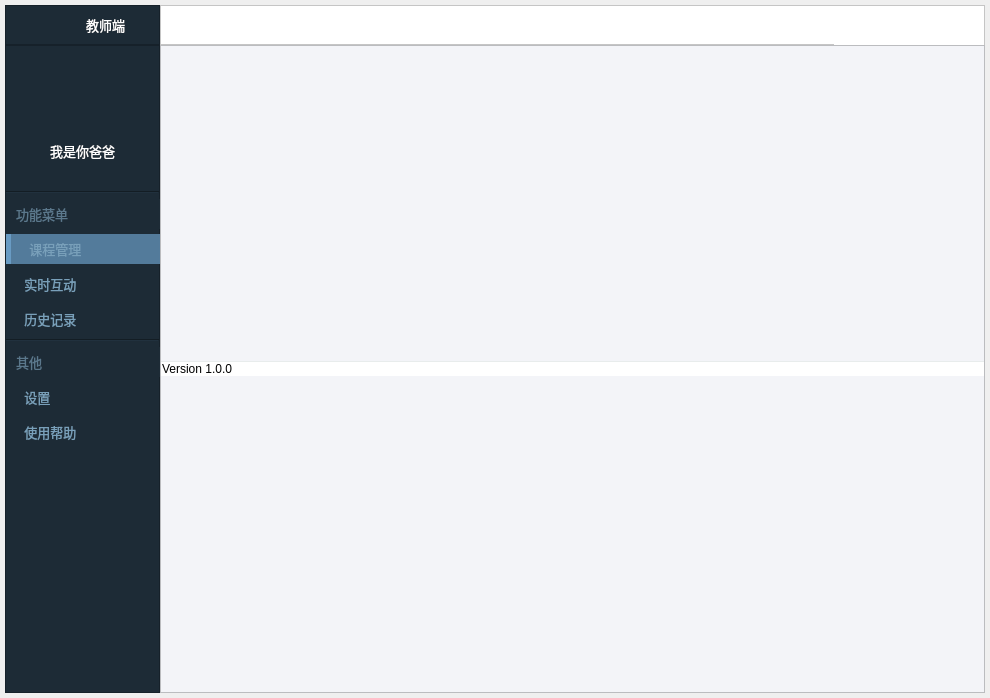
<?xml version="1.0" encoding="UTF-8"?>
<ui version="4.0">
 <class>TeacherMainWindow</class>
 <widget class="QMainWindow" name="TeacherMainWindow">
  <property name="geometry">
   <rect>
    <x>0</x>
    <y>0</y>
    <width>990</width>
    <height>698</height>
   </rect>
  </property>
  <property name="minimumSize">
   <size>
    <width>990</width>
    <height>698</height>
   </size>
  </property>
  <property name="maximumSize">
   <size>
    <width>16777215</width>
    <height>16777215</height>
   </size>
  </property>
  <property name="baseSize">
   <size>
    <width>990</width>
    <height>698</height>
   </size>
  </property>
  <property name="windowTitle">
   <string>MainWindow</string>
  </property>
  <widget class="QWidget" name="centralwidget">
   <property name="styleSheet">
    <string notr="true">QWidget#centralwidget {
	/*border-image可以平铺（即可拉伸）*/
	border-image: url(:/shadow/Resources/material/shadow/980x680_shadow.png);
}</string>
   </property>
   <layout class="QGridLayout" name="gridLayout">
    <property name="leftMargin">
     <number>5</number>
    </property>
    <property name="topMargin">
     <number>5</number>
    </property>
    <property name="rightMargin">
     <number>5</number>
    </property>
    <property name="bottomMargin">
     <number>5</number>
    </property>
    <property name="spacing">
     <number>0</number>
    </property>
    <item row="0" column="0">
     <layout class="QGridLayout" name="gridLayout_2">
      <property name="spacing">
       <number>0</number>
      </property>
      <item row="0" column="0">
       <widget class="QFrame" name="title_logo_bar">
        <property name="minimumSize">
         <size>
          <width>155</width>
          <height>40</height>
         </size>
        </property>
        <property name="maximumSize">
         <size>
          <width>155</width>
          <height>40</height>
         </size>
        </property>
        <property name="styleSheet">
         <string notr="true">QFrame {
	background-color: #1D2B36;
	border-bottom: 1px solid #131D24;
}</string>
        </property>
        <property name="frameShape">
         <enum>QFrame::StyledPanel</enum>
        </property>
        <property name="frameShadow">
         <enum>QFrame::Raised</enum>
        </property>
        <layout class="QHBoxLayout" name="horizontalLayout">
         <property name="spacing">
          <number>0</number>
         </property>
         <property name="leftMargin">
          <number>0</number>
         </property>
         <property name="topMargin">
          <number>0</number>
         </property>
         <property name="rightMargin">
          <number>0</number>
         </property>
         <property name="bottomMargin">
          <number>0</number>
         </property>
         <item>
          <spacer name="horizontalSpacer">
           <property name="orientation">
            <enum>Qt::Horizontal</enum>
           </property>
           <property name="sizeHint" stdset="0">
            <size>
             <width>40</width>
             <height>20</height>
            </size>
           </property>
          </spacer>
         </item>
         <item>
          <widget class="QLabel" name="logo">
           <property name="minimumSize">
            <size>
             <width>42</width>
             <height>20</height>
            </size>
           </property>
           <property name="maximumSize">
            <size>
             <width>42</width>
             <height>20</height>
            </size>
           </property>
           <property name="styleSheet">
            <string notr="true">QLabel {
	background: none;
}</string>
           </property>
           <property name="text">
            <string/>
           </property>
           <property name="pixmap">
            <pixmap resource="../../Status.qrc">:/logo/Resources/material/logo/logo.png</pixmap>
           </property>
           <property name="scaledContents">
            <bool>true</bool>
           </property>
          </widget>
         </item>
         <item>
          <spacer name="horizontalSpacer_3">
           <property name="orientation">
            <enum>Qt::Horizontal</enum>
           </property>
           <property name="sizeType">
            <enum>QSizePolicy::Fixed</enum>
           </property>
           <property name="sizeHint" stdset="0">
            <size>
             <width>5</width>
             <height>20</height>
            </size>
           </property>
          </spacer>
         </item>
         <item>
          <widget class="QLabel" name="client_type_text">
           <property name="font">
            <font>
             <family>微软雅黑</family>
             <pointsize>10</pointsize>
            </font>
           </property>
           <property name="styleSheet">
            <string notr="true">QLabel {
	background: none;
	color: #ffffff;
}</string>
           </property>
           <property name="text">
            <string>教师端</string>
           </property>
           <property name="alignment">
            <set>Qt::AlignCenter</set>
           </property>
          </widget>
         </item>
         <item>
          <spacer name="horizontalSpacer_2">
           <property name="orientation">
            <enum>Qt::Horizontal</enum>
           </property>
           <property name="sizeHint" stdset="0">
            <size>
             <width>40</width>
             <height>20</height>
            </size>
           </property>
          </spacer>
         </item>
        </layout>
       </widget>
      </item>
      <item row="1" column="0">
       <widget class="QFrame" name="nav_bar">
        <property name="sizePolicy">
         <sizepolicy hsizetype="Expanding" vsizetype="Expanding">
          <horstretch>0</horstretch>
          <verstretch>0</verstretch>
         </sizepolicy>
        </property>
        <property name="minimumSize">
         <size>
          <width>155</width>
          <height>638</height>
         </size>
        </property>
        <property name="maximumSize">
         <size>
          <width>155</width>
          <height>16777215</height>
         </size>
        </property>
        <property name="styleSheet">
         <string notr="true">QFrame {
	background-color: #1D2B36;
}</string>
        </property>
        <property name="frameShape">
         <enum>QFrame::StyledPanel</enum>
        </property>
        <property name="frameShadow">
         <enum>QFrame::Raised</enum>
        </property>
        <layout class="QVBoxLayout" name="verticalLayout">
         <property name="spacing">
          <number>5</number>
         </property>
         <property name="leftMargin">
          <number>0</number>
         </property>
         <property name="topMargin">
          <number>0</number>
         </property>
         <property name="rightMargin">
          <number>0</number>
         </property>
         <property name="bottomMargin">
          <number>0</number>
         </property>
         <item alignment="Qt::AlignHCenter">
          <widget class="QLabel" name="user_pic">
           <property name="minimumSize">
            <size>
             <width>90</width>
             <height>90</height>
            </size>
           </property>
           <property name="maximumSize">
            <size>
             <width>90</width>
             <height>90</height>
            </size>
           </property>
           <property name="styleSheet">
            <string notr="true">QLabel {
	background: none;
}</string>
           </property>
           <property name="text">
            <string/>
           </property>
           <property name="pixmap">
            <pixmap resource="../../Status.qrc">:/pic/Resources/material/pic/teacher.png</pixmap>
           </property>
           <property name="scaledContents">
            <bool>true</bool>
           </property>
          </widget>
         </item>
         <item>
          <widget class="QLabel" name="username_text">
           <property name="font">
            <font>
             <family>微软雅黑</family>
             <pointsize>10</pointsize>
            </font>
           </property>
           <property name="styleSheet">
            <string notr="true">QLabel {
	color: #ffffff;
	background: none;
}</string>
           </property>
           <property name="text">
            <string>我是你爸爸</string>
           </property>
           <property name="alignment">
            <set>Qt::AlignCenter</set>
           </property>
          </widget>
         </item>
         <item alignment="Qt::AlignHCenter">
          <widget class="QPushButton" name="logout_btn">
           <property name="minimumSize">
            <size>
             <width>20</width>
             <height>20</height>
            </size>
           </property>
           <property name="maximumSize">
            <size>
             <width>20</width>
             <height>20</height>
            </size>
           </property>
           <property name="cursor">
            <cursorShape>PointingHandCursor</cursorShape>
           </property>
           <property name="styleSheet">
            <string notr="true">QPushButton {
	border: none;
}</string>
           </property>
           <property name="text">
            <string/>
           </property>
           <property name="icon">
            <iconset resource="../../Status.qrc">
             <normaloff>:/button/Resources/material/button/logout.png</normaloff>:/button/Resources/material/button/logout.png</iconset>
           </property>
           <property name="iconSize">
            <size>
             <width>10</width>
             <height>15</height>
            </size>
           </property>
          </widget>
         </item>
         <item>
          <widget class="Line" name="line">
           <property name="orientation">
            <enum>Qt::Horizontal</enum>
           </property>
          </widget>
         </item>
         <item>
          <widget class="QLabel" name="function_navigation_text">
           <property name="minimumSize">
            <size>
             <width>155</width>
             <height>30</height>
            </size>
           </property>
           <property name="maximumSize">
            <size>
             <width>155</width>
             <height>30</height>
            </size>
           </property>
           <property name="font">
            <font>
             <family>微软雅黑</family>
             <pointsize>10</pointsize>
            </font>
           </property>
           <property name="styleSheet">
            <string notr="true">QLabel {
	color: #5b788c;
}</string>
           </property>
           <property name="text">
            <string>   功能菜单</string>
           </property>
           <property name="alignment">
            <set>Qt::AlignLeading|Qt::AlignLeft|Qt::AlignVCenter</set>
           </property>
          </widget>
         </item>
         <item>
          <widget class="QPushButton" name="course_btn">
           <property name="minimumSize">
            <size>
             <width>155</width>
             <height>30</height>
            </size>
           </property>
           <property name="maximumSize">
            <size>
             <width>155</width>
             <height>30</height>
            </size>
           </property>
           <property name="font">
            <font>
             <family>微软雅黑</family>
             <pointsize>10</pointsize>
            </font>
           </property>
           <property name="cursor">
            <cursorShape>PointingHandCursor</cursorShape>
           </property>
           <property name="styleSheet">
            <string notr="true">QPushButton { 
	text-align: left;
	padding-left: 15px;
	border: none;
	color:  #79A0BA;;
	background-color: none;
}

QPushButton:hover {
	background-color: #385368;
}

QPushButton:checked {
	background-color: #537b9b;
	border-left: 5px solid #699BC3;
}</string>
           </property>
           <property name="text">
            <string> 课程管理</string>
           </property>
           <property name="icon">
            <iconset resource="../../Status.qrc">
             <normaloff>:/button/Resources/material/button/course.png</normaloff>:/button/Resources/material/button/course.png</iconset>
           </property>
           <property name="iconSize">
            <size>
             <width>18</width>
             <height>18</height>
            </size>
           </property>
           <property name="checkable">
            <bool>true</bool>
           </property>
           <property name="checked">
            <bool>true</bool>
           </property>
           <attribute name="buttonGroup">
            <string notr="true">buttonGroup</string>
           </attribute>
          </widget>
         </item>
         <item>
          <widget class="QPushButton" name="interaction_btn">
           <property name="minimumSize">
            <size>
             <width>155</width>
             <height>30</height>
            </size>
           </property>
           <property name="maximumSize">
            <size>
             <width>155</width>
             <height>30</height>
            </size>
           </property>
           <property name="font">
            <font>
             <family>微软雅黑</family>
             <pointsize>10</pointsize>
            </font>
           </property>
           <property name="cursor">
            <cursorShape>PointingHandCursor</cursorShape>
           </property>
           <property name="styleSheet">
            <string notr="true">QPushButton { 
	text-align: left;
	padding-left: 15px;
	border: none;
	color:  #79A0BA;;
	background-color: none;
}

QPushButton:hover {
	background-color: #385368;
}

QPushButton:checked {
	background-color: #537b9b;
	border-left: 5px solid #699BC3;
}</string>
           </property>
           <property name="text">
            <string> 实时互动</string>
           </property>
           <property name="icon">
            <iconset resource="../../Status.qrc">
             <normaloff>:/button/Resources/material/button/interaction.png</normaloff>:/button/Resources/material/button/interaction.png</iconset>
           </property>
           <property name="iconSize">
            <size>
             <width>18</width>
             <height>18</height>
            </size>
           </property>
           <property name="checkable">
            <bool>true</bool>
           </property>
           <attribute name="buttonGroup">
            <string notr="true">buttonGroup</string>
           </attribute>
          </widget>
         </item>
         <item>
          <widget class="QPushButton" name="history_btn">
           <property name="minimumSize">
            <size>
             <width>155</width>
             <height>30</height>
            </size>
           </property>
           <property name="maximumSize">
            <size>
             <width>155</width>
             <height>30</height>
            </size>
           </property>
           <property name="font">
            <font>
             <family>微软雅黑</family>
             <pointsize>10</pointsize>
            </font>
           </property>
           <property name="cursor">
            <cursorShape>PointingHandCursor</cursorShape>
           </property>
           <property name="styleSheet">
            <string notr="true">QPushButton { 
	text-align: left;
	padding-left: 15px;
	border: none;
	color:  #79A0BA;;
	background-color: none;
}

QPushButton:hover {
	background-color: #385368;
}

QPushButton:checked {
	background-color: #537b9b;
	border-left: 5px solid #699BC3;
}</string>
           </property>
           <property name="text">
            <string> 历史记录</string>
           </property>
           <property name="icon">
            <iconset resource="../../Status.qrc">
             <normaloff>:/button/Resources/material/button/history.png</normaloff>:/button/Resources/material/button/history.png</iconset>
           </property>
           <property name="iconSize">
            <size>
             <width>18</width>
             <height>18</height>
            </size>
           </property>
           <property name="checkable">
            <bool>true</bool>
           </property>
           <attribute name="buttonGroup">
            <string notr="true">buttonGroup</string>
           </attribute>
          </widget>
         </item>
         <item>
          <widget class="Line" name="line_2">
           <property name="orientation">
            <enum>Qt::Horizontal</enum>
           </property>
          </widget>
         </item>
         <item>
          <widget class="QLabel" name="other_navigation_text">
           <property name="minimumSize">
            <size>
             <width>155</width>
             <height>30</height>
            </size>
           </property>
           <property name="maximumSize">
            <size>
             <width>155</width>
             <height>30</height>
            </size>
           </property>
           <property name="font">
            <font>
             <family>微软雅黑</family>
             <pointsize>10</pointsize>
            </font>
           </property>
           <property name="styleSheet">
            <string notr="true">QLabel {
	color: #5b788c;
}</string>
           </property>
           <property name="text">
            <string>   其他</string>
           </property>
           <property name="alignment">
            <set>Qt::AlignLeading|Qt::AlignLeft|Qt::AlignVCenter</set>
           </property>
          </widget>
         </item>
         <item>
          <widget class="QPushButton" name="setting_btn">
           <property name="minimumSize">
            <size>
             <width>155</width>
             <height>30</height>
            </size>
           </property>
           <property name="maximumSize">
            <size>
             <width>155</width>
             <height>30</height>
            </size>
           </property>
           <property name="font">
            <font>
             <family>微软雅黑</family>
             <pointsize>10</pointsize>
            </font>
           </property>
           <property name="cursor">
            <cursorShape>PointingHandCursor</cursorShape>
           </property>
           <property name="styleSheet">
            <string notr="true">QPushButton { 
	text-align: left;
	padding-left: 15px;
	border: none;
	color:  #79A0BA;;
	background-color: none;
}

QPushButton:hover {
	background-color: #385368;
}

QPushButton:checked {
	background-color: #537b9b;
	border-left: 5px solid #699BC3;
}</string>
           </property>
           <property name="text">
            <string> 设置</string>
           </property>
           <property name="icon">
            <iconset resource="../../Status.qrc">
             <normaloff>:/button/Resources/material/button/setting.png</normaloff>:/button/Resources/material/button/setting.png</iconset>
           </property>
           <property name="iconSize">
            <size>
             <width>18</width>
             <height>18</height>
            </size>
           </property>
           <property name="checkable">
            <bool>true</bool>
           </property>
           <attribute name="buttonGroup">
            <string notr="true">buttonGroup</string>
           </attribute>
          </widget>
         </item>
         <item>
          <widget class="QPushButton" name="document_btn">
           <property name="minimumSize">
            <size>
             <width>155</width>
             <height>30</height>
            </size>
           </property>
           <property name="maximumSize">
            <size>
             <width>155</width>
             <height>30</height>
            </size>
           </property>
           <property name="font">
            <font>
             <family>微软雅黑</family>
             <pointsize>10</pointsize>
            </font>
           </property>
           <property name="cursor">
            <cursorShape>PointingHandCursor</cursorShape>
           </property>
           <property name="styleSheet">
            <string notr="true">QPushButton { 
	text-align: left;
	padding-left: 15px;
	border: none;
	color:  #79A0BA;;
	background-color: none;
}

QPushButton:hover {
	background-color: #385368;
}

QPushButton:checked {
	background-color: #537b9b;
	border-left: 5px solid #699BC3;
}</string>
           </property>
           <property name="text">
            <string> 使用帮助</string>
           </property>
           <property name="icon">
            <iconset resource="../../Status.qrc">
             <normaloff>:/button/Resources/material/button/document.png</normaloff>:/button/Resources/material/button/document.png</iconset>
           </property>
           <property name="iconSize">
            <size>
             <width>18</width>
             <height>18</height>
            </size>
           </property>
           <property name="checkable">
            <bool>true</bool>
           </property>
           <attribute name="buttonGroup">
            <string notr="true">buttonGroup</string>
           </attribute>
          </widget>
         </item>
         <item>
          <spacer name="verticalSpacer">
           <property name="orientation">
            <enum>Qt::Vertical</enum>
           </property>
           <property name="sizeHint" stdset="0">
            <size>
             <width>20</width>
             <height>40</height>
            </size>
           </property>
          </spacer>
         </item>
        </layout>
       </widget>
      </item>
      <item row="1" column="1" colspan="4">
       <widget class="QFrame" name="main_area">
        <property name="minimumSize">
         <size>
          <width>823</width>
          <height>638</height>
         </size>
        </property>
        <property name="maximumSize">
         <size>
          <width>16777215</width>
          <height>16777215</height>
         </size>
        </property>
        <property name="styleSheet">
         <string notr="true">QFrame {
	background-color: #F3F4F8;
}</string>
        </property>
        <property name="frameShape">
         <enum>QFrame::StyledPanel</enum>
        </property>
        <property name="frameShadow">
         <enum>QFrame::Raised</enum>
        </property>
        <layout class="QGridLayout" name="gridLayout_4">
         <property name="leftMargin">
          <number>0</number>
         </property>
         <property name="topMargin">
          <number>0</number>
         </property>
         <property name="rightMargin">
          <number>0</number>
         </property>
         <property name="bottomMargin">
          <number>0</number>
         </property>
         <property name="spacing">
          <number>0</number>
         </property>
         <item row="0" column="0" colspan="2">
          <layout class="QGridLayout" name="widget_layout">
           <property name="spacing">
            <number>0</number>
           </property>
          </layout>
         </item>
         <item row="2" column="0" colspan="2">
          <widget class="QFrame" name="status_bar">
           <property name="minimumSize">
            <size>
             <width>0</width>
             <height>15</height>
            </size>
           </property>
           <property name="maximumSize">
            <size>
             <width>16777215</width>
             <height>15</height>
            </size>
           </property>
           <property name="styleSheet">
            <string notr="true">QFrame {
	border-top: 1px solid #E8ECEC;
	background-color: #ffffff;
}</string>
           </property>
           <property name="frameShape">
            <enum>QFrame::StyledPanel</enum>
           </property>
           <property name="frameShadow">
            <enum>QFrame::Raised</enum>
           </property>
           <layout class="QHBoxLayout" name="horizontalLayout_3">
            <property name="spacing">
             <number>0</number>
            </property>
            <property name="leftMargin">
             <number>0</number>
            </property>
            <property name="topMargin">
             <number>0</number>
            </property>
            <property name="rightMargin">
             <number>0</number>
            </property>
            <property name="bottomMargin">
             <number>0</number>
            </property>
            <item>
             <widget class="QLabel" name="version_text">
              <property name="styleSheet">
               <string notr="true">QLabel {
	border: none;
}</string>
              </property>
              <property name="text">
               <string>Version 1.0.0</string>
              </property>
             </widget>
            </item>
            <item>
             <widget class="QLabel" name="resize_icon">
              <property name="minimumSize">
               <size>
                <width>10</width>
                <height>10</height>
               </size>
              </property>
              <property name="maximumSize">
               <size>
                <width>10</width>
                <height>10</height>
               </size>
              </property>
              <property name="cursor">
               <cursorShape>SizeFDiagCursor</cursorShape>
              </property>
              <property name="styleSheet">
               <string notr="true">QLabel {
	border: none;
}</string>
              </property>
              <property name="text">
               <string/>
              </property>
              <property name="pixmap">
               <pixmap resource="../../Status.qrc">:/button/Resources/material/button/resize.png</pixmap>
              </property>
              <property name="scaledContents">
               <bool>true</bool>
              </property>
              <property name="margin">
               <number>0</number>
              </property>
             </widget>
            </item>
           </layout>
          </widget>
         </item>
        </layout>
       </widget>
      </item>
      <item row="0" column="1" colspan="4">
       <widget class="QFrame" name="title_bar">
        <property name="minimumSize">
         <size>
          <width>643</width>
          <height>40</height>
         </size>
        </property>
        <property name="maximumSize">
         <size>
          <width>16777215</width>
          <height>40</height>
         </size>
        </property>
        <property name="baseSize">
         <size>
          <width>0</width>
          <height>0</height>
         </size>
        </property>
        <property name="styleSheet">
         <string notr="true">QFrame {
	background-color: #ffffff;
}</string>
        </property>
        <property name="frameShape">
         <enum>QFrame::StyledPanel</enum>
        </property>
        <property name="frameShadow">
         <enum>QFrame::Raised</enum>
        </property>
        <property name="lineWidth">
         <number>1</number>
        </property>
        <layout class="QHBoxLayout" name="horizontalLayout_2">
         <property name="spacing">
          <number>0</number>
         </property>
         <property name="leftMargin">
          <number>0</number>
         </property>
         <property name="topMargin">
          <number>0</number>
         </property>
         <property name="rightMargin">
          <number>0</number>
         </property>
         <property name="bottomMargin">
          <number>0</number>
         </property>
         <item>
          <spacer name="horizontalSpacer_5">
           <property name="orientation">
            <enum>Qt::Horizontal</enum>
           </property>
           <property name="sizeHint" stdset="0">
            <size>
             <width>40</width>
             <height>20</height>
            </size>
           </property>
          </spacer>
         </item>
         <item>
          <widget class="QPushButton" name="minus_btn">
           <property name="minimumSize">
            <size>
             <width>50</width>
             <height>40</height>
            </size>
           </property>
           <property name="maximumSize">
            <size>
             <width>50</width>
             <height>40</height>
            </size>
           </property>
           <property name="cursor">
            <cursorShape>PointingHandCursor</cursorShape>
           </property>
           <property name="toolTip">
            <string>最小化</string>
           </property>
           <property name="styleSheet">
            <string notr="true">QPushButton {
	border: none;
	background-color: #ffffff;
}

QPushButton:hover {
	background-color: #8F8F8F;
}</string>
           </property>
           <property name="text">
            <string/>
           </property>
           <property name="icon">
            <iconset resource="../../Status.qrc">
             <normaloff>:/button/Resources/material/button/minus.png</normaloff>:/button/Resources/material/button/minus.png</iconset>
           </property>
          </widget>
         </item>
         <item>
          <widget class="QPushButton" name="full_or_normal_btn">
           <property name="minimumSize">
            <size>
             <width>50</width>
             <height>40</height>
            </size>
           </property>
           <property name="maximumSize">
            <size>
             <width>50</width>
             <height>40</height>
            </size>
           </property>
           <property name="cursor">
            <cursorShape>PointingHandCursor</cursorShape>
           </property>
           <property name="toolTip">
            <string>最大化</string>
           </property>
           <property name="styleSheet">
            <string notr="true">QPushButton {
	border: none;
	background-color: #ffffff;
}

QPushButton:hover {
	background-color: #8F8F8F;
}</string>
           </property>
           <property name="text">
            <string/>
           </property>
           <property name="icon">
            <iconset resource="../../Status.qrc">
             <normaloff>:/button/Resources/material/button/full.png</normaloff>
             <activeoff>:/button/Resources/material/button/full.png</activeoff>
             <activeon>:/button/Resources/material/button/normal.png</activeon>:/button/Resources/material/button/full.png</iconset>
           </property>
           <property name="checkable">
            <bool>true</bool>
           </property>
          </widget>
         </item>
         <item>
          <widget class="QPushButton" name="close_btn">
           <property name="minimumSize">
            <size>
             <width>50</width>
             <height>40</height>
            </size>
           </property>
           <property name="maximumSize">
            <size>
             <width>50</width>
             <height>40</height>
            </size>
           </property>
           <property name="cursor">
            <cursorShape>PointingHandCursor</cursorShape>
           </property>
           <property name="toolTip">
            <string>关闭</string>
           </property>
           <property name="whatsThis">
            <string/>
           </property>
           <property name="styleSheet">
            <string notr="true">QPushButton {
	border: none;
	background-color: #ffffff;
}

QPushButton:hover {
	background-color: rgb(244, 84, 84);
}</string>
           </property>
           <property name="text">
            <string/>
           </property>
           <property name="icon">
            <iconset resource="../../Status.qrc">
             <normaloff>:/button/Resources/material/button/close.png</normaloff>:/button/Resources/material/button/close.png</iconset>
           </property>
          </widget>
         </item>
        </layout>
       </widget>
      </item>
     </layout>
    </item>
   </layout>
  </widget>
 </widget>
 <resources>
  <include location="../../Status.qrc"/>
 </resources>
 <connections>
  <connection>
   <sender>close_btn</sender>
   <signal>clicked()</signal>
   <receiver>TeacherMainWindow</receiver>
   <slot>close()</slot>
   <hints>
    <hint type="sourcelabel">
     <x>961</x>
     <y>25</y>
    </hint>
    <hint type="destinationlabel">
     <x>993</x>
     <y>27</y>
    </hint>
   </hints>
  </connection>
  <connection>
   <sender>minus_btn</sender>
   <signal>clicked()</signal>
   <receiver>TeacherMainWindow</receiver>
   <slot>showMinimized()</slot>
   <hints>
    <hint type="sourcelabel">
     <x>899</x>
     <y>34</y>
    </hint>
    <hint type="destinationlabel">
     <x>994</x>
     <y>86</y>
    </hint>
   </hints>
  </connection>
 </connections>
 <buttongroups>
  <buttongroup name="buttonGroup"/>
 </buttongroups>
</ui>
